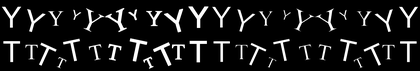
%> input picture clases/Cap01_Introduccion/matlab/TY_train.png, 420 x 71 px, shrunk from 2852 x 485 before the run
$ octave PAT01_GeoFeatures_TY.m   (GNU Octave 9; MATLAB toolbox functions it lacks are replaced by stand-ins)
%> lines starting %> are read from the running program, lines starting %| are printed output that depends on the picture; in (x1, y1, x2, y2) boxes, pixels count from 0 and x2, y2 are one past the last pixel; in counts of white or black regions, pixels touching at a corner belong together; the program's own positions count from 1
% Example:
%
% Recognition of 'Y', 'T' using geometric features
%
% This example uses the eccentricity to separate T and Y.
%
% The classification is performed using a threshold computed as the
% average of the class centroids.
%
% The best separability is given by the feature called 'Eccentricity' ?
% From documentation of command 'regionprops' of Matlab:
% Scalar that specifies the eccentricity of the ellipse that has the same
% second-moments as the region. The eccentricity is the ratio of the
% distance between the foci of the ellipse and its major axis length.
% The value is between 0 and 1. (0 and 1 are degenerate cases; an ellipse
% whose eccentricity is 0 is actually a circle, while an ellipse whose
% eccentricity is 1 is a line segment.) This property is supported only for
% 2-D input label matrices.
%
% Computer Vision Course
% (c) Domingo Mery (2014) - http://dmery.ing.puc.cl


clt
%> (this line was passed over: clt is not available in this run)
warning off
% Definitions
ths = 190;                               % Segmentation threshold
% k   = 16;                                % selected feature

% Training
figure(20)
Itrain = imread('../images/TY_train.png');
%> Itrain is the input picture: size 71x420 uint8; min 0, max 255, mean 26.5
imshow(Itrain)
axis on
title('Training image')
enterpause
%> (this line was passed over: enterpause is not available in this run)
Rtrain = Itrain>ths;                     % segmentation
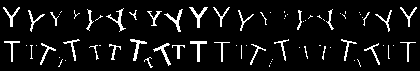
%> Rtrain: size 71x420 logical; 7.8% white in thin lines or dots, all inside (x1, y1, x2, y2) = (3, 7, 417, 68)
Ltrain = bwlabel(Rtrain,8);
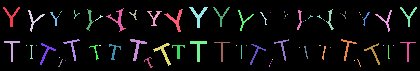
%> Ltrain: size 71x420 double; 78 distinct labels, from 0 to 77; one colour per label, 0 black
d = [  1     2     2     1     2     1     2     2     1     1     2     1 ...
    2     1     2     2     1     2     1     2     1     2     1     2 ...
    2     1     2     1     2     2     1     1     2     1     2     1 ...
    2     2     1     2     1     2     1     2]'; % ideal classification
% '1' is Y and '2' is T
b.name         = 'basicgeo';
b.options.show = 1;                      % basic geometric features
options.b      = b;
%> (the run ends here)
